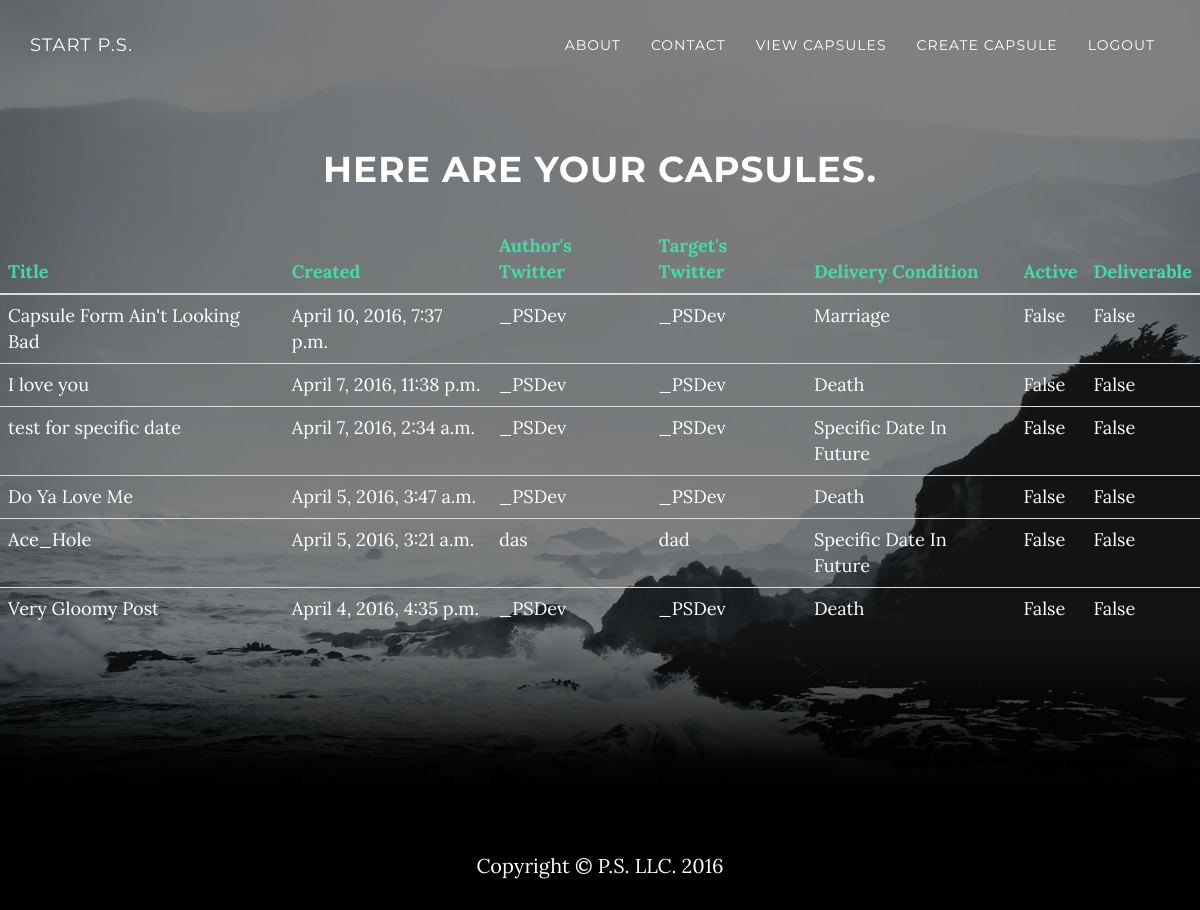
The app's page /capsules/ (signed in) with its own data.
### core/models.py (models this page shows, shortened)
class Capsule(models.Model):
    created = models.DateTimeField(auto_now_add=True)
    title = models.CharField(max_length=100, blank=True, default='')
    message = models.TextField(max_length=1000, blank=True, default='')
    file = models.FileField(blank=True, upload_to=partial(make_rng_filename, 'files'), null=True)
    activation_type = models.CharField(max_length=10, choices=FUTURE_ACTIVATION_CHOICES, default='D')
    delivery_condition = models.CharField(max_length=10, choices=FUTURE_DELIVERY_CHOICES, default='D')
    delivery_date = models.DateField(blank=True, null=True)
    owner = models.ForeignKey(User)
    is_active = models.BooleanField(default=False)
    is_deliverable = models.BooleanField(default=False)
    author_twitter = models.CharField(max_length=40, default='')
    target_twitter = models.CharField(max_length=40, default='')
    target_email = models.EmailField(blank=False, max_length=45, default='')
    target_firstname = models.CharField(blank=True,default='',max_length=30)
    retired = models.BooleanField(default=False)

### core/views.py (the view)
# urls.py: url(r'^capsules/$', views.display_capsules_view, name='display_capsules_view'),
@login_required(login_url='login')
def display_capsules_view(request):
    if request.method == 'GET':
        capsules = Capsule.objects.filter(owner=request.user).order_by(
            '-created')  # get all capsules belonging to a particular user,recent first
        capsules = translate_delivery_condition(
            capsules)  # convert DB delivery notation to verbose string,aka 'SD' -> Specific Date In The Future
        return render(request, 'display_capsules.html', {'capsules': capsules})

### core/views.py (called while the page is built)
def translate_delivery_condition(ax):
    for data in ax:
        data.delivery_condition = FUTURE_DELIVERY_DICT[data.delivery_condition]
    return ax

### core/templates/display_capsules.html
{% extends 'base.html' %}
{% block content %}
    <header class="intro">
        <div class="intro-body">
            <h1>Here are your capsules.</h1>
            <div class="row">
                <div class="col-lg-12 text-left ">
                    <div class="table-responsive ">
                        <table class="table " style="font-size:130%;color:white;">
                            <thead class="indigo">
                            <th>Title</th>
                            <th>Created</th>
                            <th>Author's Twitter</th>
                            <th>Target's Twitter</th>
                            <th>Delivery Condition</th>
                            <th>Active</th>
                            <th>Deliverable</th>
                            </thead>
                            {% for capsule in capsules %}
                                <tr>
                                    <td>{{ capsule.title }}</td>
                                    <td>{{ capsule.created }}</td>
                                    <td>{{ capsule.author_twitter }}</td>
                                    <td>{{ capsule.target_twitter }}</td>
                                    <td>{{ capsule.delivery_condition}}</td>
                                    <td>{{ capsule.is_active }}</td>
                                    <td>{{ capsule.is_deliverable }}</td>
                                </tr>
                            {% endfor %}
                        </table>
                    </div>
                </div>
            </div>
        </div>
    </header>
{% endblock %}

### core/static/core/css/grayscale.css (style rules this page uses)
body { width: 100%; height: 100%; font-family: Lora,"Helvetica Neue",Helvetica,Arial,sans-serif; color: #fff; background-color: #000; }
html { width: 100%; height: 100%; }
h1, h2, h3, h4, h5, h6 { margin: 0 0 35px; text-transform: uppercase; font-family: Montserrat,"Helvetica Neue",Helvetica,Arial,sans-serif; font-weight: 700; letter-spacing: 1px; }
.intro { display: table; width: 100%; height: auto; padding: 100px 0; text-align: center; color: #fff; background: url(../img/intro-bg.jpg) no-repeat bottom center scroll; background-color: #000; -webkit-background-size: cover; -moz-background-size: cover; background-size: cover; -o-background-size: cover; }
.intro .intro-body { display: table-cell; vertical-align: middle; }
@media (min-width:768px) { .intro { height: 100%; padding: 0; } }
body { webkit-tap-highlight-color: rgba(255,255,255,.2); }
.indigo { color: #42dca3; }

### records on screen
Capsule: title "Capsule Form Ain't Looking Bad", created "April 10, 2016, 7:37 p.m.", author_twitter "_PSDev", target_twitter "_PSDev", delivery_condition "Marriage", is_active "False", is_deliverable "False"
Capsule: title "I love you", created "April 7, 2016, 11:38 p.m.", author_twitter "_PSDev", target_twitter "_PSDev", delivery_condition "Death", is_active "False", is_deliverable "False"
Capsule: title "test for specific date", created "April 7, 2016, 2:34 a.m.", author_twitter "_PSDev", target_twitter "_PSDev", delivery_condition "Specific Date In Future", is_active "False", is_deliverable "False"
Capsule: title "Do Ya Love Me", created "April 5, 2016, 3:47 a.m.", author_twitter "_PSDev", target_twitter "_PSDev", delivery_condition "Death", is_active "False", is_deliverable "False"
Capsule: title "Ace_Hole", created "April 5, 2016, 3:21 a.m.", author_twitter "das", target_twitter "dad", delivery_condition "Specific Date In Future", is_active "False", is_deliverable "False"
Capsule: title "Very Gloomy Post", created "April 4, 2016, 4:35 p.m.", author_twitter "_PSDev", target_twitter "_PSDev", delivery_condition "Death", is_active "False", is_deliverable "False"
